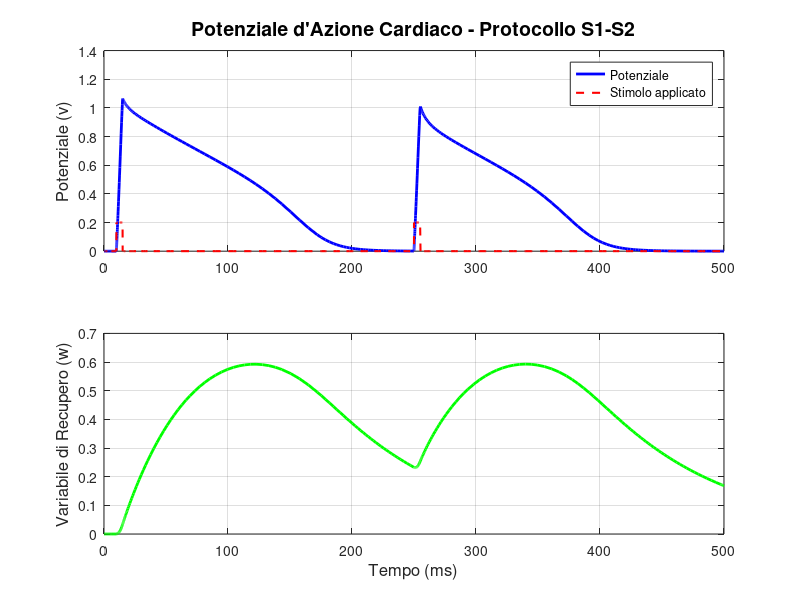

This figure's MATLAB source:
% Simulazione del potenziale d'azione cardiaco (Modello Rogers-McCulloch)
% Protocollo di stimolazione S1-S2 per l'analisi del periodo refrattario
% =========================================================================


%% 1. Definizione dei Parametri del Modello
% Parametri tipici per la dinamica del potenziale e del recupero
c1 = 0.26;
c2 = 0.1;
a  = 0.13;  % Soglia di eccitabilità
b  = 0.013;
d  = 0.8;

%% 2. Protocollo di Stimolazione S1-S2
% Creiamo una funzione che genera due impulsi di corrente (S1 e S2)
I_amp = 0.2;   % Ampiezza dello stimolo
dur   = 5;     % Durata dello stimolo (ms)
t_S1  = 10;    % Istante del primo stimolo (ms)

% Istante del secondo stimolo. 
% PROVA A CAMBIARLO: a 250ms vedrai due picchi, a 150ms la cellula sarà in refrattarietà!
t_S2  = 250;   

% Funzione anonima per la corrente di stimolo totale I_stim(t)
I_stim = @(t) I_amp * ((t >= t_S1 & t <= t_S1+dur) + (t >= t_S2 & t <= t_S2+dur));

%% 3. Definizione del Sistema di Equazioni Differenziali (ODE)
% Il sistema descrive come variano nel tempo il potenziale (v) e il recupero (w)
% y(1) = v (potenziale di membrana adimensionale)
% y(2) = w (variabile di recupero)

ode_sys = @(t, y) [
    c1 * y(1) * (y(1) - a) * (1 - y(1)) - c2 * y(1) * y(2) + I_stim(t); % dv/dt
    b * (y(1) - d * y(2))                                               % dw/dt
];

%% 4. Risoluzione Numerica
t_span = [0 500];       % Finestra temporale di simulazione (ms)
y0 = [0; 0];            % Condizioni iniziali (la cellula parte a riposo)

% Opzioni per aumentare la precisione del solutore
options = odeset('RelTol', 1e-4, 'AbsTol', 1e-6);

% Usiamo ode45 (metodo Runge-Kutta) per calcolare la soluzione
[t, Y] = ode45(ode_sys, t_span, y0, options);

% Estraiamo i vettori per comodità
v = Y(:,1);
w = Y(:,2);

%% 5. Visualizzazione dei Risultati (Grafici professionali)
figure('Color','w','Position',[100 100 800 600]);

% Subplot 1: Potenziale di membrana (v) e stimoli applicati
subplot(2,1,1);
plot(t, v, 'b', 'LineWidth', 2);
hold on;
plot(t, I_stim(t), 'r--', 'LineWidth', 1.5); % Plottiamo la corrente di stimolo
title('Potenziale d''Azione Cardiaco - Protocollo S1-S2', 'FontSize', 14);
ylabel('Potenziale (v)', 'FontSize', 12);
legend('Potenziale', 'Stimolo applicato', 'Location', 'northeast');
grid on;

% Subplot 2: Variabile di recupero (w)
subplot(2,1,2);
plot(t, w, 'g', 'LineWidth', 2);
xlabel('Tempo (ms)', 'FontSize', 12);
ylabel('Variabile di Recupero (w)', 'FontSize', 12);
grid on;
